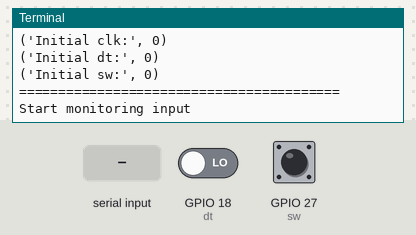
A program run on a simulated Raspberry Pi (BCM pin numbers). On the bench: the last lines printed to the terminal. The test bench sets the inputs (shaded band); at power-on: GPIO 27 (sw) LOW, GPIO 18 (dt) LOW. At 7.0 s the program stops and its outputs stay as they are.

Above: at 1.2 s.
1.3 s: GPIO 27 (sw) pulled HIGH for 0.15 s
At 2.5 s:
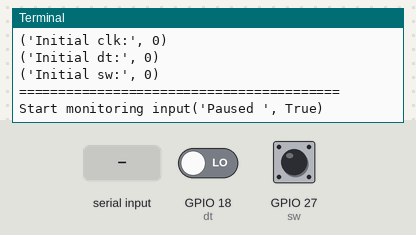
2.9 s: GPIO 27 (sw) pulled HIGH for 1 s
At 5.0 s:
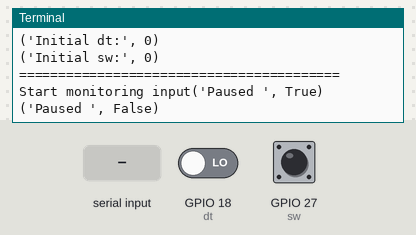
5.4 s: GPIO 27 (sw) pulled HIGH for 0.15 s
At 6.7 s:
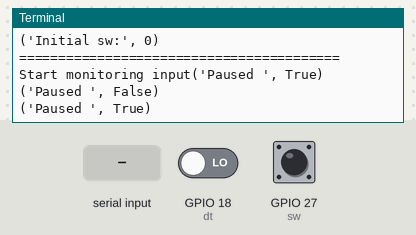
7.0 s: "1" typed at the terminal, then Enter
At 7.3 s:
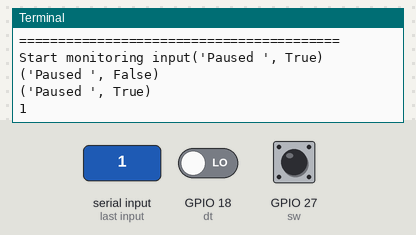

The program:

untested_rotary.py
```python
import os
from RPi import GPIO

os.system('clear') #clear screen, this is just for the OCD purposes

step = 5 #linear steps for increasing/decreasing volume
paused = False #paused state

#tell to GPIO library to use logical PIN names/numbers, instead of the physical PIN numbers
GPIO.setmode(GPIO.BCM)

#set up the pins we have been using
clk = 17
dt = 18
sw = 27

#set up the GPIO events on those pins
GPIO.setup(clk, GPIO.IN, pull_up_down=GPIO.PUD_DOWN)
GPIO.setup(dt, GPIO.IN, pull_up_down=GPIO.PUD_DOWN)
GPIO.setup(sw, GPIO.IN, pull_up_down=GPIO.PUD_DOWN)

#get the initial states
counter = 0
clkLastState = GPIO.input(clk)
dtLastState = GPIO.input(dt)
swLastState = GPIO.input(sw)

#define functions which will be triggered on pin state changes
def clkClicked(channel):
        global counter
        global step

        clkState = GPIO.input(clk)
        dtState = GPIO.input(dt)

        if clkState == 0 and dtState == 1:
                counter = counter + step
                print ("Counter ", counter)

def dtClicked(channel):
        global counter
        global step

        clkState = GPIO.input(clk)
        dtState = GPIO.input(dt)

        if clkState == 1 and dtState == 0:
                counter = counter - step
                print ("Counter ", counter)

def swClicked(channel):
        global paused
        paused = not paused
        print ("Paused ", paused)

print ("Initial clk:", clkLastState)
print ("Initial dt:", dtLastState)
print ("Initial sw:", swLastState)
print ("=========================================")

#set up the interrupts
GPIO.add_event_detect(clk, GPIO.FALLING, callback=clkClicked, bouncetime=300)
GPIO.add_event_detect(dt, GPIO.FALLING, callback=dtClicked, bouncetime=300)
GPIO.add_event_detect(sw, GPIO.FALLING, callback=swClicked, bouncetime=300)

raw_input("Start monitoring input")

GPIO.cleanup()
```

Measured:
- after the input at 1.3 s, the terminal: prints a new line after 0.15 s (image 1)
- after the input at 2.9 s, the terminal: prints a new line after 1.0 s (image 2)
- after the input at 5.4 s, the terminal: prints a new line after 0.15 s (image 3)
- after the input at 7.0 s, the terminal: prints a new line at once (image 4)
